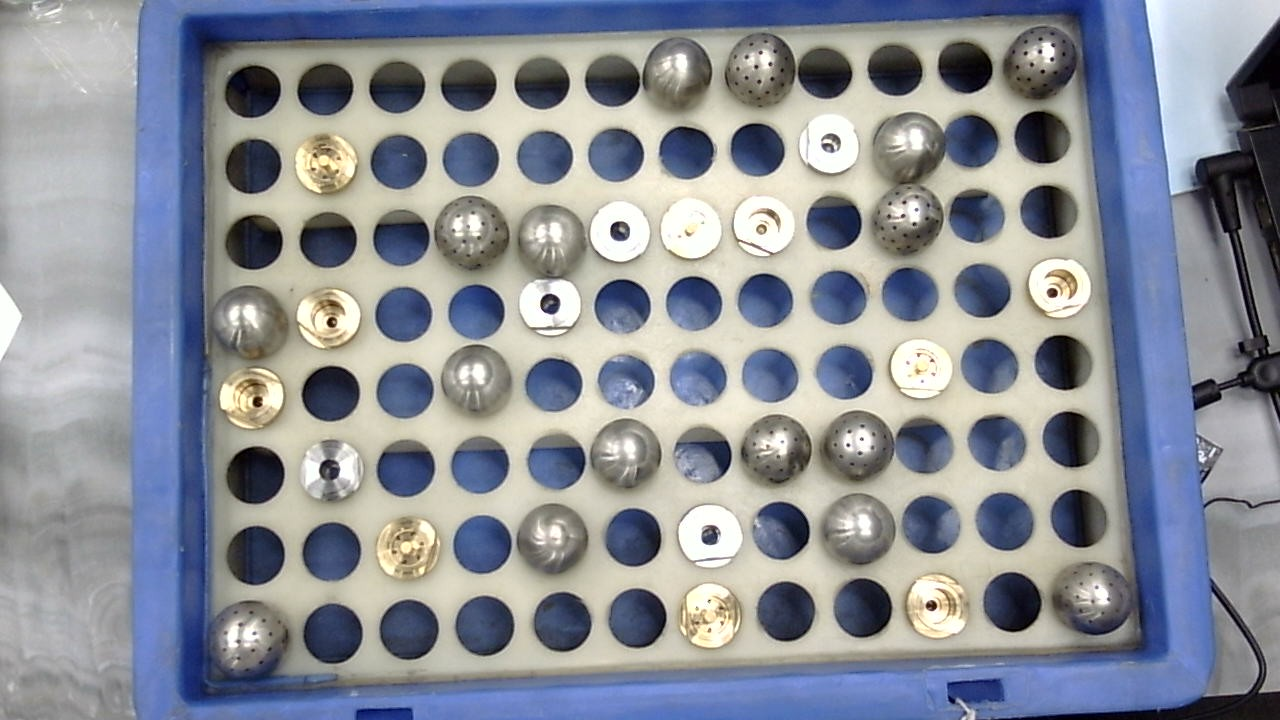
#> input picture data/WIN_20261119_11_27_15_Pro.jpg, 1280 x 720 px
$ python main.py data/WIN_20261119_11_27_15_Pro.jpg
#> lines starting #> are read from the running program, lines starting #| are printed output that depends on the picture; after the words box and inside, x2 and y2 are one past the last pixel; in counts of white or black regions, pixels touching at a corner belong together
#> in predict, img is the input picture: shape (720, 1280, 3); mean B, G, R 151.5, 143, 138.7
"""Detect and classify occupied nozzle tray slots with the trained YOLO detector.

Usage:
    python main.py [image.jpg] [--debug] [--no-show]
    python main.py --webcam
"""
import cv2
import numpy as np
from ultralytics import YOLO
from pathlib import Path
import time
import sys
import os

# ── CONFIG ────────────────────────────────────────────────────────────────────
PROJECT_ROOT = Path(__file__).resolve().parent
_v2 = PROJECT_ROOT / "runs" / "nozzle_detect_v2" / "weights" / "best.pt"
_v1 = PROJECT_ROOT / "runs" / "nozzle_detect_v1" / "weights" / "best.pt"
MODEL_PATH   = _v2 if _v2.exists() else _v1   # auto-pick v2 when training finishes
OUTPUT_DIR   = PROJECT_ROOT / "detect"
OUTPUT_DIR.mkdir(exist_ok=True)

CLASSES     = ["nozzle_1", "nozzle_2", "nozzle_3", "nozzle_4", "nozzle_5"]
CONF_THRESH = 0.20    # tuned for tray crops
REVIEW_BAND = 0.50    # flag anything below 50% with "?"
CROP_SIZE = 640
BATCH_SIZE = 8
EMPTY_RATIO = 0.48
DEBUG       = "--debug" in sys.argv

COLORS = {
    "nozzle_1": (180, 180, 180),
    "nozzle_2": (80,  200,  80),
    "nozzle_3": (255, 220, 100),
    "nozzle_4": (0,   190, 220),
    "nozzle_5": (200,  80, 200),
    "undetected": (100, 100, 100),
}

_model = None


def get_model():
    global _model
    if _model is None:
        if not MODEL_PATH.exists():
            raise FileNotFoundError(f"Model not found: {MODEL_PATH}\nRun: python train.py")
        _model = YOLO(str(MODEL_PATH))
    return _model


# ── STAGE 1: Locate nozzles using Hough Circles ───────────────────────────────

def detect_nozzle_regions(img_bgr, debug=False):
    """Return occupied circles as (center_x, center_y, radius)."""
#> called with debug = False
    h, w = img_bgr.shape[:2]
    gray = cv2.cvtColor(img_bgr, cv2.COLOR_BGR2GRAY)
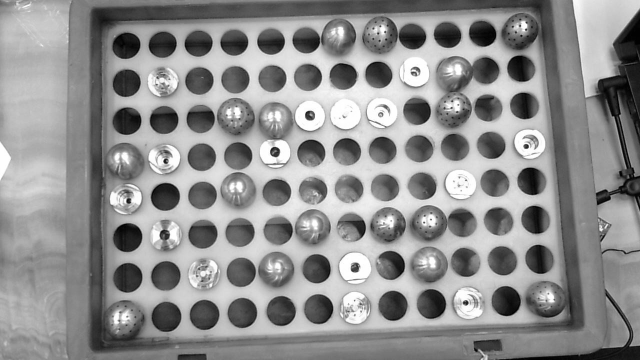
#> gray: shape (720, 1280) (shown at 1/2 size); min 0, max 255, mean 142.7
    circles = cv2.HoughCircles(
        cv2.GaussianBlur(gray, (7, 7), 1.5),
        cv2.HOUGH_GRADIENT,
        dp=1.2,
        minDist=max(1, round(w * 0.044)),
        param1=75,
        param2=30,
        minRadius=max(1, round(w * 0.018)),
        maxRadius=max(2, round(w * 0.034)),
    )
#> circles = 97 rows, first 8: [408.6, 629.4, 30.08], [469.8, 159, 27.44], [625.8, 453, 35.12], [693, 303, 27.2], [330.6, 393, 28.28], [762.6, 227.4, 32], [331.8, 551.4, 29.6], [690.6, 228.6, 29.96]
    if circles is None:
        return []

    hsv = cv2.cvtColor(img_bgr, cv2.COLOR_BGR2HSV)
#> hsv: shape (720, 1280, 3); mean H, S, V 70.3, 54.7, 160.4
    candidates = []
    empty_centers = []
    for cx, cy, radius in np.rint(circles[0]).astype(int).tolist():
        pad = max(1, round(radius * 0.48))
        center = hsv[max(0, cy - pad):min(h, cy + pad + 1),
                     max(0, cx - pad):min(w, cx + pad + 1)]
        hue, saturation, value = np.moveaxis(center, -1, 0)
        empty_pixels = (value < 72) | ((hue >= 91) & (hue <= 140) & (saturation >= 55))
        ratio = float(empty_pixels.mean())
        candidates.append((cx, cy, radius, ratio))
        if ratio >= EMPTY_RATIO:
            empty_centers.append((cx, cy))
#> this loop made 97 passes
#> (cx, cy, radius, pad, ratio) on passes 1 to 8: (409, 629, 30, 14, 1), (470, 159, 27, 13, 1), (626, 453, 35, 17, 0.00163), (693, 303, 27, 13, 1), (331, 393, 28, 13, 1), (763, 227, 32, 15, 0), (332, 551, 30, 14, 1), (691, 229, 30, 14, 0)
#> pass 1, in detect_nozzle_regions, `hue, saturation, value = np.moveaxis(center, -1, 0)`:
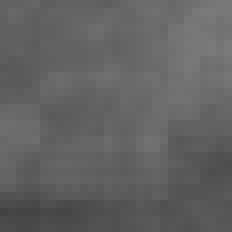
#> saturation: shape (29, 29) (shown 8 times larger); min 67, max 123, mean 98.6
#> pass 1, in detect_nozzle_regions, `hue, saturation, value = np.moveaxis(center, -1, 0)`:
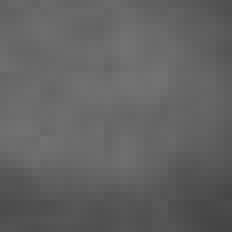
#> value: shape (29, 29) (shown 8 times larger); min 69, max 114, mean 98.3
#> after the loop, candidates = 97 items, first 6: (409, 629, 30, 1), (470, 159, 27, 1), (626, 453, 35, 0.00163), (693, 303, 27, 1), (331, 393, 28, 1), (763, 227, 32, 0); empty_centers = 65 pairs, first value 253 to 1079, second value 68 to 633

    # Empty slots define the tray interior. Allow for occupied outer rows.
    hull = None
    if len(empty_centers) >= 8:
        hull = cv2.convexHull(np.array(empty_centers, dtype=np.int32))
#> hull = contour of 12 points, box (x1, y1, x2, y2) (253, 68, 1080, 634), area 428010

    occupied = []
    debug_img = img_bgr.copy() if debug else None
    for cx, cy, radius, ratio in candidates:
        in_tray = hull is None or cv2.pointPolygonTest(hull, (cx, cy), True) >= -w * 0.055
        accepted = ratio < EMPTY_RATIO and in_tray
        if accepted:
            occupied.append((cx, cy, radius))
        if debug_img is not None:
            color = (0, 180, 0) if accepted else (0, 0, 220)
            cv2.circle(debug_img, (cx, cy), radius, color, 2)
            cv2.putText(debug_img, f"{ratio:.2f}", (cx - 15, cy),
                        cv2.FONT_HERSHEY_SIMPLEX, 0.4, color, 1, cv2.LINE_AA)
#> this loop made 97 passes
#> after the loop, occupied = 31 items, first 6: (626, 453, 35), (763, 227, 32), (691, 229, 30), (860, 529, 35), (857, 445, 35), (760, 65, 34)

    if debug_img is not None:
        out = OUTPUT_DIR / "debug_circles.jpg"
        cv2.imwrite(str(out), debug_img)
        print(f"[DEBUG] {len(occupied)} occupied candidates from {len(candidates)} circles. Saved {out}")

    return sorted(occupied, key=lambda circle: (circle[1], circle[0]))


# [24 lines left out: functions prepare_crop, classify_regions, not called in this run]


def detect_and_classify(img_bgr, debug=False):
    t0 = time.perf_counter()
    circles = detect_nozzle_regions(img_bgr, debug=debug)
#> circles = 31 items, first 6: (1042, 64, 38), (760, 65, 34), (679, 70, 34), (830, 143, 30), (910, 146, 34), (327, 165, 31)
    labels = classify_regions(get_model(), img_bgr, circles) if circles else ()
    detections = []
    class_counts = {c: 0 for c in CLASSES}
    annotated = img_bgr.copy()
    h, w = img_bgr.shape[:2]

    for (cx, cy, radius), (label, conf) in zip(circles, labels):
        x1, y1 = max(0, cx - radius), max(0, cy - radius)
        x2, y2 = min(w - 1, cx + radius), min(h - 1, cy + radius)
        color = COLORS.get(label, (128, 128, 128))
        needs_review = conf < REVIEW_BAND

        # Draw box + label
        cv2.rectangle(annotated, (x1, y1), (x2, y2), color, 2)
        flag = " ?" if needs_review else ""
        tag = f"{label} {conf:.2f}" if conf > 0 else "?"
        tag += " ?" if needs_review else ""
        (tw, th), _ = cv2.getTextSize(tag, cv2.FONT_HERSHEY_SIMPLEX, 0.42, 1)
        tag_x = max(0, min(x1, w - tw - 4))
        tag_y = max(y1, th + 6)
        cv2.rectangle(annotated, (tag_x, tag_y - th - 6), (tag_x + tw + 4, tag_y), color, -1)
        cv2.putText(annotated, tag, (tag_x + 2, tag_y - 3),
                    cv2.FONT_HERSHEY_SIMPLEX, 0.42, (0, 0, 0), 1, cv2.LINE_AA)

        detections.append({
            "label": label, "confidence": round(conf, 3),
            "bbox": [x1, y1, x2, y2], "needs_review": needs_review
        })
        class_counts[label] = class_counts.get(label, 0) + 1

    latency = (time.perf_counter() - t0) * 1000

    # HUD
    nozzle_total = sum(v for k, v in class_counts.items() if k != "unknown")
    hud = [
        f"Identified: {nozzle_total}   Review: {sum(d['needs_review'] for d in detections)}   {latency:.0f} ms",
    ] + [f"  {k}: {v}" for k, v in class_counts.items() if v > 0]

    for i, line in enumerate(hud):
        y = 25 + i * 22
        cv2.putText(annotated, line, (8, y), cv2.FONT_HERSHEY_SIMPLEX,
                    0.60, (0, 0, 0), 3, cv2.LINE_AA)
        cv2.putText(annotated, line, (8, y), cv2.FONT_HERSHEY_SIMPLEX,
                    0.60, (255, 255, 255), 1, cv2.LINE_AA)

    return annotated, detections, class_counts, latency


# ── IMAGE MODE ────────────────────────────────────────────────────────────────

def predict(image_path: str, show=True, debug=False) -> dict:
    img = cv2.imread(image_path)
    if img is None:
        raise FileNotFoundError(f"Cannot read: {image_path}")

    annotated, detections, class_counts, latency = detect_and_classify(img, debug=debug)

    out_path = OUTPUT_DIR / f"{Path(image_path).stem}_detected.jpg"
    if not cv2.imwrite(str(out_path), annotated):
        raise OSError(f"Cannot save: {out_path}")
    if show:
        try: os.startfile(str(out_path))
        except: pass

    return {
        "total_detected": len(detections),
        "class_counts"  : {k: v for k, v in class_counts.items() if v > 0},
        "needs_review"  : any(d["needs_review"] for d in detections),
        "latency_ms"    : round(latency, 1),
        "annotated_path": str(out_path),
        "detections"    : detections,
    }


# ── WEBCAM MODE ───────────────────────────────────────────────────────────────

# [28 lines left out: function run_webcam, not called in this run]


# ── ENTRY POINT ───────────────────────────────────────────────────────────────

if __name__ == "__main__":
    if "--webcam" in sys.argv:
        run_webcam()
    else:
        args = [a for a in sys.argv[1:] if not a.startswith("--")]
        if args:
            img_path = args[0]
        else:
            candidates = sorted((PROJECT_ROOT / "data").glob("WIN_*.jpg"))
            if not candidates:
                print("Usage: python main.py <image.jpg>  |  --webcam  |  --debug")
                sys.exit(1)
            img_path = str(candidates[0])
            print(f"[INFO] Using: {img_path}\n")

#> (the run stopped early here; a loop or call above may not have finished)

$ run again, on data/WIN_20261119_11_27_19_Pro.jpg
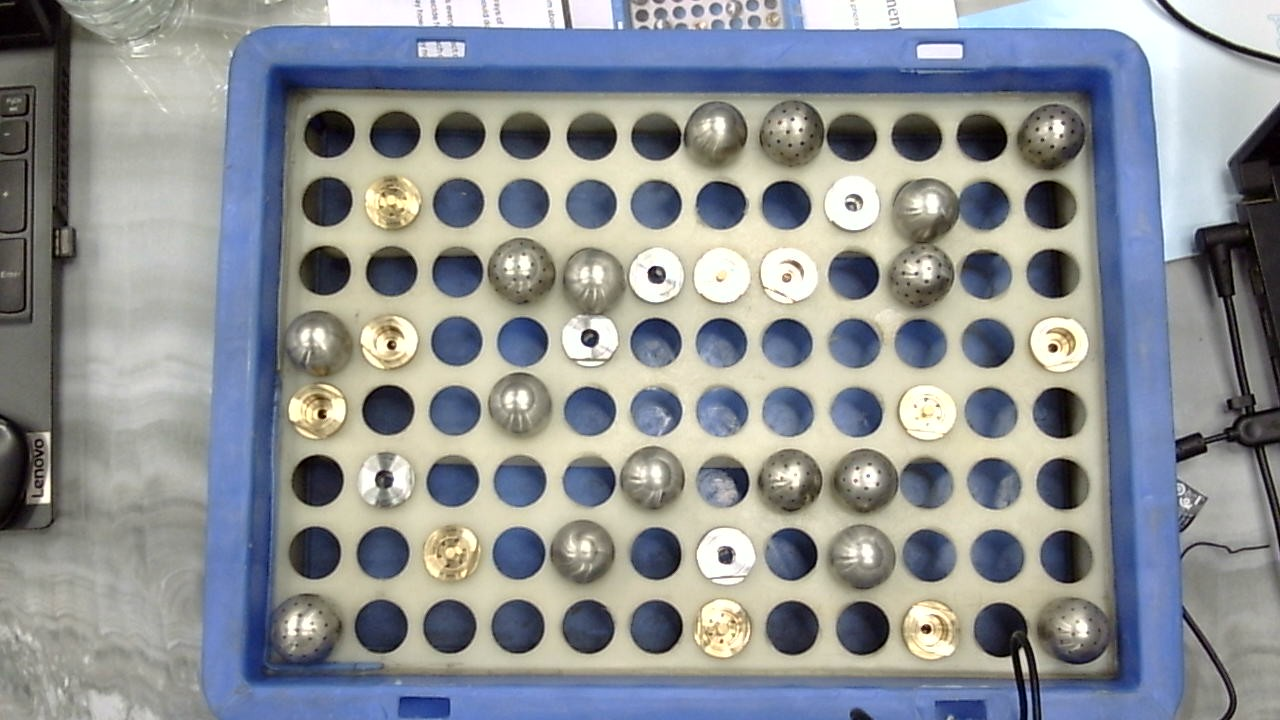
#> input picture data/WIN_20261119_11_27_19_Pro.jpg, 1280 x 720 px
#> in predict, img is the input picture: shape (720, 1280, 3); mean B, G, R 148.2, 145.2, 141.3
#> in detect_nozzle_regions, `gray = cv2.cvtColor(img_bgr, cv2.COLOR_BGR2GRAY)`:
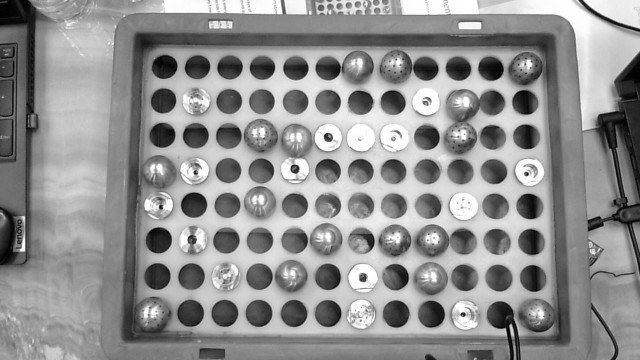
#> gray: shape (720, 1280) (shown at 1/2 size); min 0, max 255, mean 144.4
#> in detect_nozzle_regions, `circles = cv2.HoughCircles( cv2.GaussianBlur(gray, (7, 7), 1.5), cv2.H..`: circles = 98 rows, first 8: [520.2, 270.6, 33.08], [1000.2, 629.4, 26.84], [862.2, 628.2, 27.32], [587.4, 627, 26.36], [655.8, 203.4, 25.64], [382.2, 552.6, 26.96], [786.6, 276.6, 29.24], [865.8, 480.6, 32]
#> hsv: shape (720, 1280, 3); mean H, S, V 62.5, 52.7, 159.9
#> the loop in detect_nozzle_regions, `for cx, cy, radius in np.rint(circles[0]).astype(int).tolist():` made 98 passes
#> (cx, cy, radius, pad, ratio) on passes 1 to 8: (520, 271, 33, 16, 0), (1000, 629, 27, 13, 0.996), (862, 628, 27, 13, 1), (587, 627, 26, 12, 1), (656, 203, 26, 12, 1), (382, 553, 27, 13, 1), (787, 277, 29, 14, 0), (866, 481, 32, 15, 0)
#> pass 1, in detect_nozzle_regions, `hue, saturation, value = np.moveaxis(center, -1, 0)`:
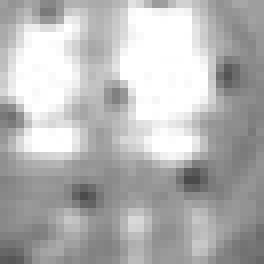
#> value: shape (33, 33) (shown 8 times larger); min 75, max 255, mean 181
#> after the loop in detect_nozzle_regions, `for cx, cy, radius in np.rint(circles[0]).astype(int).tolist():`: candidates = 98 items, first 6: (520, 271, 33, 0), (1000, 629, 27, 0.996), (862, 628, 27, 1), (587, 627, 26, 1), (656, 203, 26, 1), (382, 553, 27, 1); empty_centers = 65 pairs, first value 10 to 1065, second value 127 to 629
#> hull = contour of 10 points, box (x1, y1, x2, y2) (10, 127, 1066, 630), area 425130
#> the loop in detect_nozzle_regions, `for cx, cy, radius, ratio in candidates:` made 98 passes
#> after the loop in detect_nozzle_regions, `for cx, cy, radius, ratio in candidates:`: occupied = 32 items, first 6: (520, 271, 33), (787, 277, 29), (866, 481, 32), (391, 341, 30), (722, 629, 31), (862, 556, 33)
#> in detect_and_classify, `circles = detect_nozzle_regions(img_bgr, debug=debug)`: circles = 32 items, first 6: (790, 133, 34), (717, 135, 34), (1053, 136, 33), (854, 202, 27), (393, 203, 28), (921, 206, 38)

$ run again, on data/WIN_20261119_11_28_20_Pro.jpg
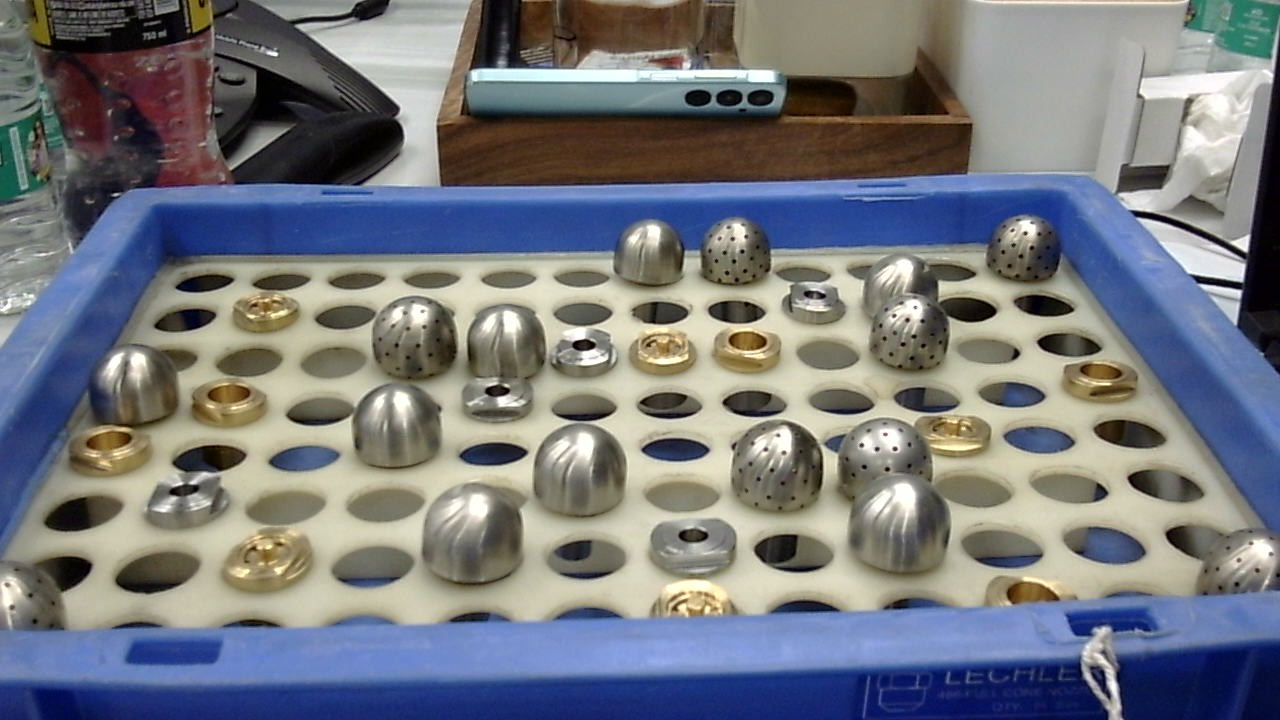
#> input picture data/WIN_20261119_11_28_20_Pro.jpg, 1280 x 720 px
#> in predict, img is the input picture: shape (720, 1280, 3); mean B, G, R 124.8, 119.1, 116.1
#> in detect_nozzle_regions, `gray = cv2.cvtColor(img_bgr, cv2.COLOR_BGR2GRAY)`:
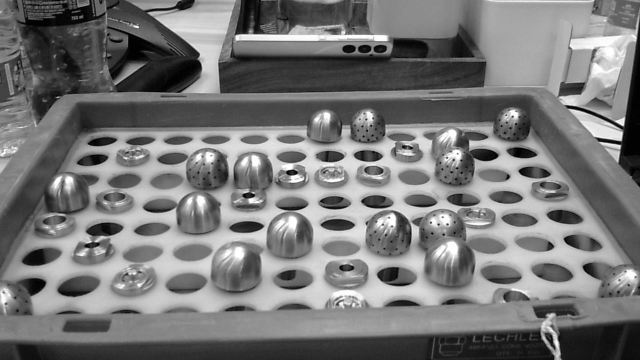
#> gray: shape (720, 1280) (shown at 1/2 size); min 0, max 255, mean 118.8
#> in detect_nozzle_regions, `circles = cv2.HoughCircles( cv2.GaussianBlur(gray, (7, 7), 1.5), cv2.H..`: circles = 26 rows, first 8: [414.6, 339, 43.28], [779.4, 462.6, 43.28], [576.6, 467.4, 43.28], [505.8, 343.8, 40.64], [900.6, 295.8, 41.96], [970.2, 282.6, 39.32], [583.8, 341.4, 39.32], [1029, 252.6, 32.72]
#> hsv: shape (720, 1280, 3); mean H, S, V 60.9, 80.1, 139.8
#> the loop in detect_nozzle_regions, `for cx, cy, radius in np.rint(circles[0]).astype(int).tolist():` made 26 passes
#> (cx, cy, radius, pad, ratio) on passes 1 to 8: (415, 339, 43, 21, 0.128), (779, 463, 43, 21, 0.0746), (577, 467, 43, 21, 0.013), (506, 344, 41, 20, 0.000595), (901, 296, 42, 20, 0.0696), (970, 283, 39, 19, 0.234), (584, 341, 39, 19, 0.147), (1029, 253, 33, 16, 0.384)
#> pass 1, in detect_nozzle_regions, `hue, saturation, value = np.moveaxis(center, -1, 0)`:
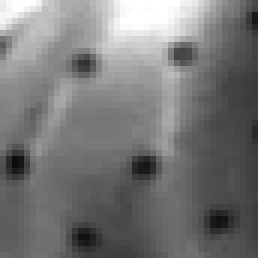
#> value: shape (43, 43) (shown 6 times larger); min 12, max 255, mean 119
#> after the loop in detect_nozzle_regions, `for cx, cy, radius in np.rint(circles[0]).astype(int).tolist():`: candidates = 26 items, first 6: (415, 339, 43, 0.128), (779, 463, 43, 0.0746), (577, 467, 43, 0.013), (506, 344, 41, 0.000595), (901, 296, 42, 0.0696), (970, 283, 39, 0.234); empty_centers = [(761, 113)]
#> the loop in detect_nozzle_regions, `for cx, cy, radius, ratio in candidates:` made 26 passes
#> after the loop in detect_nozzle_regions, `for cx, cy, radius, ratio in candidates:`: occupied = 25 items, first 6: (415, 339, 43), (779, 463, 43), (577, 467, 43), (506, 344, 41), (901, 296, 42), (970, 283, 39)
#> in detect_and_classify, `circles = detect_nozzle_regions(img_bgr, debug=debug)`: circles = 25 items, first 6: (235, 49, 31), (656, 253, 31), (1029, 253, 33), (741, 254, 33), (584, 283, 43), (970, 283, 39)
